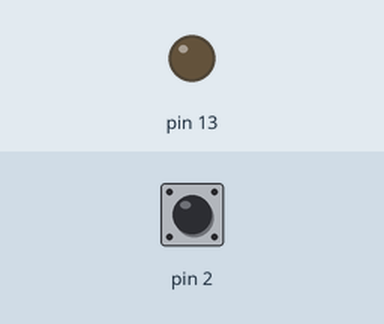
This sketch was run on a simulated Arduino Uno, built with avr-gcc and run on an emulated ATmega328P. Parts: output pins drawn as LEDs (lit = HIGH). Dashed ring = blinking. The test bench sets the inputs (shaded band); at power-on: pin 2 HIGH.

Above: at 0.6 s.
At 1.2 s:
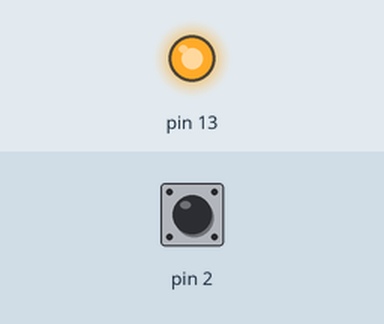
1.3 s: pin 2 pulled LOW for 0.15 s
At 1.55 s:
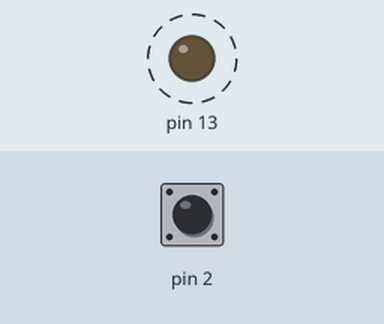
Timing chart, 0 to 10.3 s (numbered marks = the images above; inputs shaded):
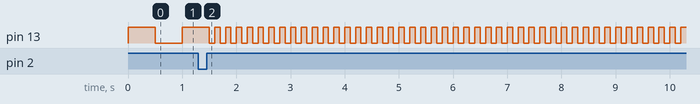

The sketch:

interrupt.ino
```cpp
int period=500;


void setup() {
  pinMode(13,OUTPUT);
  pinMode(2,INPUT);
  digitalWrite(2,HIGH);
  attachInterrupt(0,goFast,FALLING);// put your setup code here, to run once:

}

void loop() {
  digitalWrite(13,HIGH);
  delay(period);
  digitalWrite(13,LOW);
  delay(period);

}

void goFast()
{
  period=100;
  }
```

Measured:
- after the input at 1.3 s, pin 13: alternates HIGH for 0.10 s and LOW for 0.10 s, starting after 0.30 s
